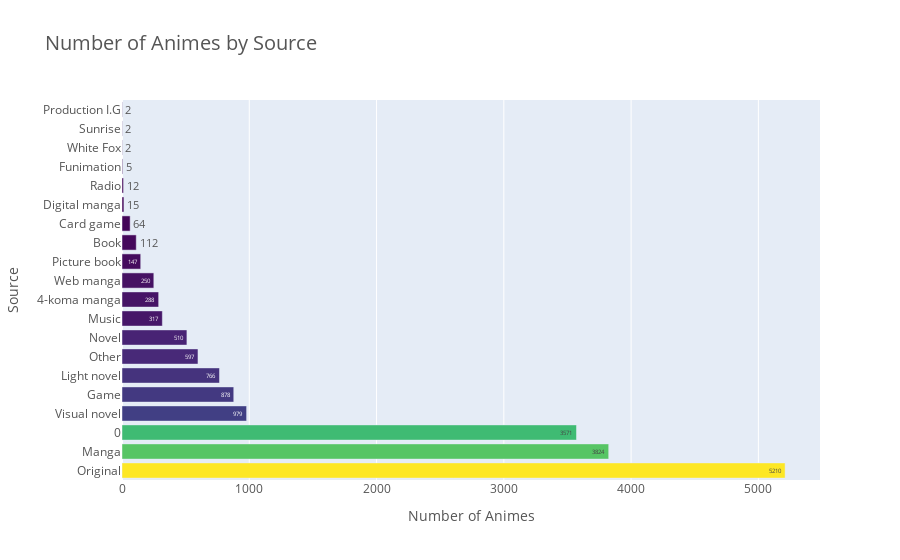

The notebook cell saved with this chart:
### Markdown cell above
### Number of animes in each source

### Code cell
Source_count = anime['Source'].value_counts()
Source_counts = Source_count[Source_count > 1]
print(Source_counts)



fig = plt.figure(figsize=(20, 20))
fig = go.Figure(data=go.Bar(
    x=Source_counts.values,
    y=Source_counts.index,
    orientation='h',  # Set the orientation to horizontal
    marker=dict(color=Source_counts.values, colorscale='Viridis'), 
    text=Source_counts.values,)) 
  

fig.update_layout(
    title='Number of Animes by Source',
    xaxis_title='Number of Animes',
    yaxis_title='Source',
    title_font=dict(size=20),
    font=dict(size=12, color='#555555')
)

fig.show()

### Figure 1 — Plotly figure (JSON) as saved in the notebook; plotly's stock layout.template omitted (floating-point values rounded to 4 significant figures)
{"data": [{"marker": {"color": [5210, 3824, 3571, 979, 878, 766, 597, 510, 317, 288, 250, 147, 112, 64, 15, 12, 5, 2, 2, 2], "colorscale": [[0, "#440154"], [0.1111, "#482878"], [0.2222, "#3e4989"], [0.3333, "#31688e"], [0.4444, "#26828e"], [0.5556, "#1f9e89"], [0.6667, "#35b779"], [0.7778, "#6ece58"], [0.8889, "#b5de2b"], [1, "#fde725"]]}, "orientation": "h", "text": [5210, 3824, 3571, 979, 878, 766, 597, 510, 317, 288, 250, 147, 112, 64, 15, 12, 5, 2, 2, 2], "type": "bar", "x": [5210, 3824, 3571, 979, 878, 766, 597, 510, 317, 288, 250, 147, 112, 64, 15, 12, 5, 2, 2, 2], "y": ["Original", "Manga", 0, "Visual novel", "Game", "Light novel", "Other", "Novel", "Music", "4-koma manga", "Web manga", "Picture book", "Book", "Card game", "Digital manga", "Radio", "Funimation", "White Fox", "Sunrise", "Production I.G"]}], "layout": {"autosize": true, "font": {"color": "#555555", "size": 12}, "title": {"font": {"size": 20}, "text": "Number of Animes by Source"}, "xaxis": {"autorange": true, "range": [0, 5484.0], "title": {"text": "Number of Animes"}, "type": "linear"}, "yaxis": {"autorange": true, "range": [-0.5, 19.5], "title": {"text": "Source"}, "type": "category"}}}
